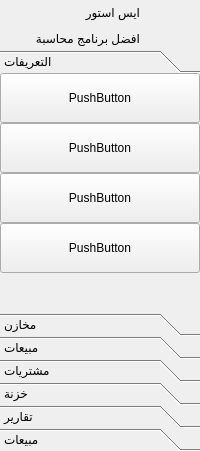
        <widget class="QFrame" name="leftMenuBg">
         <property name="minimumSize">
          <size>
           <width>200</width>
           <height>0</height>
          </size>
         </property>
         <property name="maximumSize">
          <size>
           <width>200</width>
           <height>16777215</height>
          </size>
         </property>
         <property name="frameShape">
          <enum>QFrame::NoFrame</enum>
         </property>
         <property name="frameShadow">
          <enum>QFrame::Raised</enum>
         </property>
         <layout class="QVBoxLayout" name="verticalLayout_2">
          <property name="spacing">
           <number>0</number>
          </property>
          <property name="leftMargin">
           <number>0</number>
          </property>
          <property name="topMargin">
           <number>0</number>
          </property>
          <property name="rightMargin">
           <number>0</number>
          </property>
          <property name="bottomMargin">
           <number>0</number>
          </property>
          <item>
           <widget class="QFrame" name="topLogoInfo">
            <property name="minimumSize">
             <size>
              <width>0</width>
              <height>50</height>
             </size>
            </property>
            <property name="maximumSize">
             <size>
              <width>16777215</width>
              <height>50</height>
             </size>
            </property>
            <property name="frameShape">
             <enum>QFrame::NoFrame</enum>
            </property>
            <property name="frameShadow">
             <enum>QFrame::Raised</enum>
            </property>
            <layout class="QHBoxLayout" name="horizontalLayout_3">
             <property name="spacing">
              <number>10</number>
             </property>
             <property name="leftMargin">
              <number>0</number>
             </property>
             <property name="topMargin">
              <number>0</number>
             </property>
             <property name="rightMargin">
              <number>0</number>
             </property>
             <property name="bottomMargin">
              <number>0</number>
             </property>
             <item>
              <widget class="QFrame" name="frame">
               <property name="minimumSize">
                <size>
                 <width>0</width>
                 <height>0</height>
                </size>
               </property>
               <property name="frameShape">
                <enum>QFrame::NoFrame</enum>
               </property>
               <property name="frameShadow">
                <enum>QFrame::Raised</enum>
               </property>
               <layout class="QVBoxLayout" name="verticalLayout">
                <property name="spacing">
                 <number>3</number>
                </property>
                <property name="leftMargin">
                 <number>0</number>
                </property>
                <property name="topMargin">
                 <number>0</number>
                </property>
                <property name="rightMargin">
                 <number>0</number>
                </property>
                <property name="bottomMargin">
                 <number>0</number>
                </property>
                <item>
                 <widget class="QLabel" name="titleLeftApp">
                  <property name="text">
                   <string>ايس استور</string>
                  </property>
                 </widget>
                </item>
                <item>
                 <widget class="QLabel" name="titleLeftDescription">
                  <property name="text">
                   <string>افضل برنامج محاسبة</string>
                  </property>
                  <property name="alignment">
                   <set>Qt::AlignLeading|Qt::AlignLeft|Qt::AlignVCenter</set>
                  </property>
                 </widget>
                </item>
               </layout>
              </widget>
             </item>
             <item>
              <widget class="QFrame" name="topLogo">
               <property name="maximumSize">
                <size>
                 <width>50</width>
                 <height>50</height>
                </size>
               </property>
               <property name="frameShape">
                <enum>QFrame::NoFrame</enum>
               </property>
               <property name="frameShadow">
                <enum>QFrame::Raised</enum>
               </property>
               <layout class="QHBoxLayout" name="horizontalLayout_4">
                <property name="spacing">
                 <number>0</number>
                </property>
                <property name="leftMargin">
                 <number>3</number>
                </property>
                <property name="topMargin">
                 <number>9</number>
                </property>
                <property name="rightMargin">
                 <number>3</number>
                </property>
                <property name="bottomMargin">
                 <number>9</number>
                </property>
                <item>
                 <widget class="QLabel" name="label">
                  <property name="text">
                   <string/>
                  </property>
                  <property name="pixmap">
                   <pixmap resource="../../Resorces.qrc">:/images/assets/images/images/ice2.png</pixmap>
                  </property>
                  <property name="scaledContents">
                   <bool>true</bool>
                  </property>
                 </widget>
                </item>
               </layout>
              </widget>
             </item>
            </layout>
           </widget>
          </item>
          <item>
           <widget class="QFrame" name="leftMenuFrame">
            <property name="frameShape">
             <enum>QFrame::NoFrame</enum>
            </property>
            <property name="frameShadow">
             <enum>QFrame::Raised</enum>
            </property>
            <layout class="QVBoxLayout" name="verticalLayout_3">
             <property name="spacing">
              <number>0</number>
             </property>
             <property name="leftMargin">
              <number>0</number>
             </property>
             <property name="topMargin">
              <number>0</number>
             </property>
             <property name="rightMargin">
              <number>0</number>
             </property>
             <property name="bottomMargin">
              <number>0</number>
             </property>
             <item>
              <widget class="QFrame" name="topMenu">
               <property name="minimumSize">
                <size>
                 <width>0</width>
                 <height>300</height>
                </size>
               </property>
               <property name="frameShape">
                <enum>QFrame::NoFrame</enum>
               </property>
               <property name="frameShadow">
                <enum>QFrame::Raised</enum>
               </property>
               <layout class="QVBoxLayout" name="verticalLayout_4">
                <property name="spacing">
                 <number>0</number>
                </property>
                <property name="leftMargin">
                 <number>0</number>
                </property>
                <property name="topMargin">
                 <number>0</number>
                </property>
                <property name="rightMargin">
                 <number>0</number>
                </property>
                <property name="bottomMargin">
                 <number>0</number>
                </property>
                <item>
                 <widget class="QToolBox" name="toolBox">
                  <property name="layoutDirection">
                   <enum>Qt::LeftToRight</enum>
                  </property>
                  <property name="styleSheet">
                   <string notr="true"/>
                  </property>
                  <property name="currentIndex">
                   <number>0</number>
                  </property>
                  <property name="tabSpacing">
                   <number>0</number>
                  </property>
                  <widget class="QWidget" name="page">
                   <property name="geometry">
                    <rect>
                     <x>0</x>
                     <y>0</y>
                     <width>200</width>
                     <height>501</height>
                    </rect>
                   </property>
                   <property name="styleSheet">
                    <string notr="true"/>
                   </property>
                   <attribute name="icon">
                    <iconset resource="../../Resorces.qrc">
                     <normaloff>:/icons/assets/images/icons/cil-home.png</normaloff>:/icons/assets/images/icons/cil-home.png</iconset>
                   </attribute>
                   <attribute name="label">
                    <string>التعريفات</string>
                   </attribute>
                   <layout class="QVBoxLayout" name="verticalLayout_9">
                    <property name="spacing">
                     <number>0</number>
                    </property>
                    <property name="leftMargin">
                     <number>0</number>
                    </property>
                    <property name="topMargin">
                     <number>0</number>
                    </property>
                    <property name="rightMargin">
                     <number>0</number>
                    </property>
                    <property name="bottomMargin">
                     <number>0</number>
                    </property>
                    <item>
                     <widget class="QPushButton" name="pushButton_4">
                      <property name="minimumSize">
                       <size>
                        <width>0</width>
                        <height>50</height>
                       </size>
                      </property>
                      <property name="text">
                       <string>PushButton</string>
                      </property>
                     </widget>
                    </item>
                    <item>
                     <widget class="QPushButton" name="pushButton">
                      <property name="minimumSize">
                       <size>
                        <width>0</width>
                        <height>50</height>
                       </size>
                      </property>
                      <property name="text">
                       <string>PushButton</string>
                      </property>
                     </widget>
                    </item>
                    <item>
                     <widget class="QPushButton" name="pushButton_2">
                      <property name="minimumSize">
                       <size>
                        <width>0</width>
                        <height>50</height>
                       </size>
                      </property>
                      <property name="text">
                       <string>PushButton</string>
                      </property>
                     </widget>
                    </item>
                    <item>
                     <widget class="QPushButton" name="pushButton_3">
                      <property name="minimumSize">
                       <size>
                        <width>0</width>
                        <height>50</height>
                       </size>
                      </property>
                      <property name="text">
                       <string>PushButton</string>
                      </property>
                     </widget>
                    </item>
                    <item>
                     <spacer name="verticalSpacer">
                      <property name="orientation">
                       <enum>Qt::Vertical</enum>
                      </property>
                      <property name="sizeHint" stdset="0">
                       <size>
                        <width>20</width>
                        <height>40</height>
                       </size>
                      </property>
                     </spacer>
                    </item>
                   </layout>
                  </widget>
                  <widget class="QWidget" name="page_2">
                   <property name="geometry">
                    <rect>
                     <x>0</x>
                     <y>0</y>
                     <width>200</width>
                     <height>501</height>
                    </rect>
                   </property>
                   <attribute name="label">
                    <string>مخازن</string>
                   </attribute>
                  </widget>
                  <widget class="QWidget" name="page_3">
                   <attribute name="label">
                    <string>مبيعات</string>
                   </attribute>
                  </widget>
                  <widget class="QWidget" name="page_4">
                   <attribute name="label">
                    <string>مشتريات</string>
                   </attribute>
                  </widget>
                  <widget class="QWidget" name="page_5">
                   <attribute name="label">
                    <string>خزنة</string>
                   </attribute>
                  </widget>
                  <widget class="QWidget" name="page_6">
                   <attribute name="label">
                    <string>تقارير</string>
                   </attribute>
                  </widget>
                  <widget class="QWidget" name="page_7">
                   <attribute name="label">
                    <string>مبيعات</string>
                   </attribute>
                  </widget>
                 </widget>
                </item>
               </layout>
              </widget>
             </item>
            </layout>
           </widget>
          </item>
         </layout>
        </widget>
